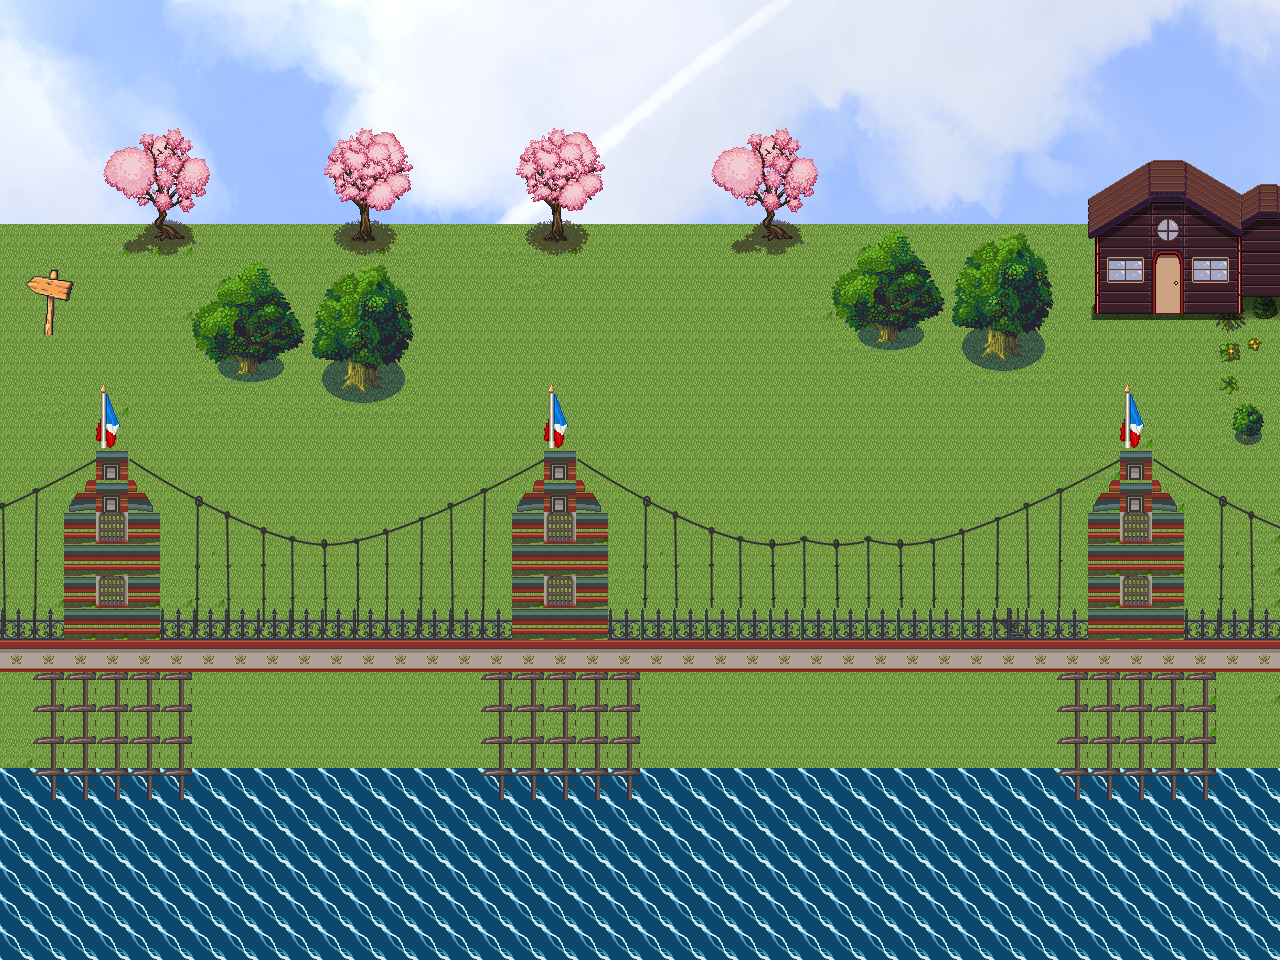

Below is a game level as drawn by its tile map, then a one-line description and the .tmx that defines it (tile-layer data replaced by summaries):
An orthogonal 40x30 tile map with 32x32 px tiles, 8 tile layers (Grass, sea, Pink Trees, Sign, ...), 1 hidden layer not drawn, 11 tilesets.

<map version="1.10" tiledversion="1.11.2" orientation="orthogonal" renderorder="right-down" width="40" height="30" tilewidth="32" tileheight="32" infinite="0" nextlayerid="18" nextobjectid="1">
 <tileset firstgid="1" source="Ocean_SpriteSheet.tsx" />
 <tileset firstgid="17" source="House.tsx" />
 <tileset firstgid="47" source="grass.tsx" />
 <tileset firstgid="117" source="PathAndObjects.tsx" />
 <tileset firstgid="373" source="trees-and-bushes.tsx" />
 <tileset firstgid="418" source="signposts.tsx" />
 <tileset firstgid="427" source="palace.tsx" />
 <tileset firstgid="683" source="build_atlas.tsx" />
 <tileset firstgid="1707" source="obj_misk_atlas.tsx" />
 <tileset firstgid="2731" source="chains1.tsx" />
 <tileset firstgid="3181" source="clouds.tsx" />
 <layer id="3" name="Grass" width="40" height="30">
  <properties>
   <property name="portal2" value="" />
  </properties>
  <data>[1200 cells, 1200 non-empty, 325 distinct tile ids]</data>
 </layer>
 <layer id="1" name="sea" width="40" height="30">
  <data>[1200 cells, 240 non-empty, 1 distinct tile ids]</data>
 </layer>
 <layer id="13" name="Pink Trees" width="40" height="30">
  <data>[1200 cells, 56 non-empty, 28 distinct tile ids]</data>
 </layer>
 <layer id="7" name="Sign" width="40" height="30">
  <properties>
   <property name="portal" value="" />
  </properties>
  <data>[1200 cells, 9 non-empty, 9 distinct tile ids]</data>
 </layer>
 <layer id="12" name="pier-repaired" width="40" height="30">
  <data>[1200 cells, 101 non-empty, 68 distinct tile ids]</data>
 </layer>
 <layer id="16" name="pier" width="40" height="30">
  <data>[1200 cells, 163 non-empty, 12 distinct tile ids]</data>
 </layer>
 <layer id="14" name="Chain" width="40" height="30">
  <data>[1200 cells, 129 non-empty, 87 distinct tile ids]</data>
 </layer>
 <layer id="15" name="EventsMap" width="40" height="30" visible="0">
  <data>[1200 cells, 0 non-empty, 0 distinct tile ids]</data>
 </layer>
 <layer id="2" name="House" width="40" height="30">
  <data>[1200 cells, 30 non-empty, 30 distinct tile ids]</data>
 </layer>
</map>
